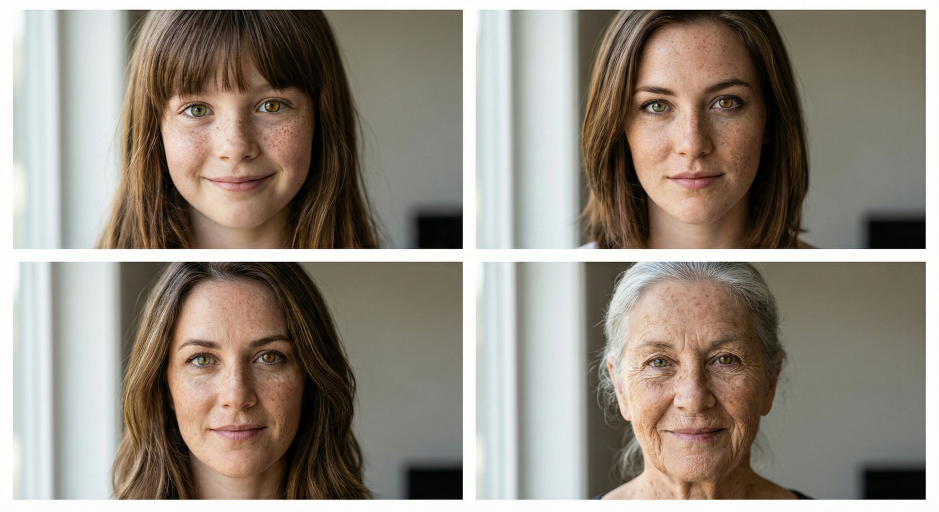
#> input picture .claude/skills/last30days/assets/aging-portrait.jpeg, 2816 x 1536 px (shown at 1/3 size)
$ python sheet.py ../../../../../../.claude/skills/last30days/assets/dog-original.jpeg 5 1.0 ../../../../../../.claude/skills/last30days/assets/aging-portrait.jpeg
#> lines starting #> are read from the running program, lines starting #| are printed output that depends on the picture
"""Contact sheet from stills: python render/sheet.py <out.png> <cols> <scale> <files...>
    e.g. python render/sheet.py st/sheet.png 4 0.25 st/p_*.png
Cell size = first image x scale; every frame keeps its aspect ratio (a 9:16 frame next to 16:9 ones is letterboxed,
not squashed). The label (file name part after the last '_', i.e. the time) sits in a strip ABOVE each frame, so it never
covers the frame corner (titles live there)."""
import sys
from pathlib import Path

from PIL import Image, ImageDraw

if len(sys.argv) < 5:
    raise SystemExit(__doc__)
out, cols, s = sys.argv[1], int(sys.argv[2]), float(sys.argv[3])
fs = sys.argv[4:]
ims = [Image.open(f).convert('RGB') for f in fs]
#> ims = 1 item
w, h = ims[0].size
#> w = 2816; h = 1536
W, H = int(w * s), int(h * s)
#> W = 2816; H = 1536
rows = (len(ims) + cols - 1) // cols
#> rows = 1
sh = Image.new('RGB', (cols * W + (cols + 1) * 8, rows * (H + 26) + 8), '#444')
#> sh: PIL image 14128x1570 RGB; every value is 68
d = ImageDraw.Draw(sh)
for i, (f, im) in enumerate(zip(fs, ims)):
    x, y = 8 + (i % cols) * (W + 8), 8 + (i // cols) * (H + 26)
    k = min(W / im.width, H / im.height)
    iw, ih = max(1, int(im.width * k)), max(1, int(im.height * k))
    sh.paste(im.resize((iw, ih)), (x + (W - iw) // 2, y + 18 + (H - ih) // 2))
    d.text((x, y + 2), Path(f).name.split('_')[-1].replace('.png', ' s'), fill='#fff')
#> this loop made 1 pass
#> (x, y, k, iw, ih) on pass 1: (8, 8, 1, 2816, 1536)
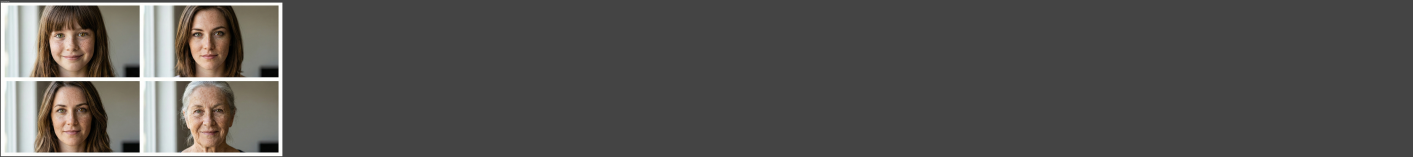
#> sh: PIL image 14128x1570 RGB (shown at 1/10 size); mean R, G, B 83.6, 81.8, 79.7
Path(out).parent.mkdir(parents=True, exist_ok=True)
sh.save(out)
print('->', out)

$ run again, on .claude/skills/last30days/assets/dog-as-human.png
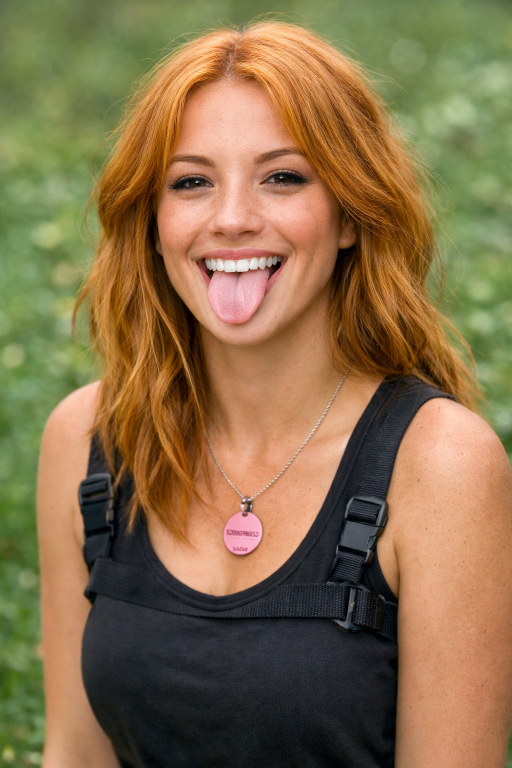
#> input picture .claude/skills/last30days/assets/dog-as-human.png, 1024 x 1536 px (shown at 1/2 size)
#> ims = 1 item
#> rows = 1
#> the loop `for i, (f, im) in enumerate(zip(fs, ims)):` made 1 pass
#> (x, y, k, iw, ih) on pass 1: (8, 8, 1, 1024, 1536)
#> after the loop `for i, (f, im) in enumerate(zip(fs, ims)):`:
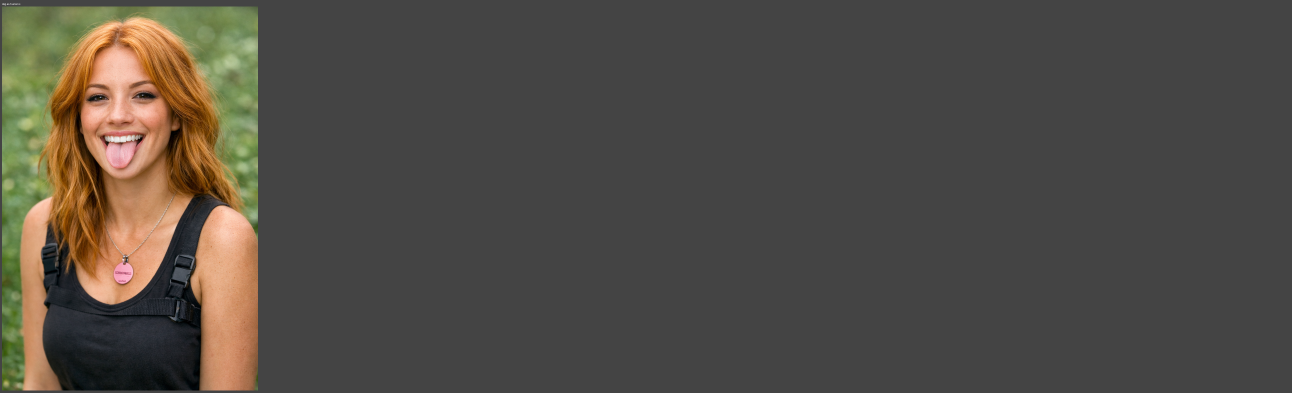
#> sh: PIL image 5168x1570 RGB (shown at 1/4 size); mean R, G, B 81.1, 76.4, 69.3
